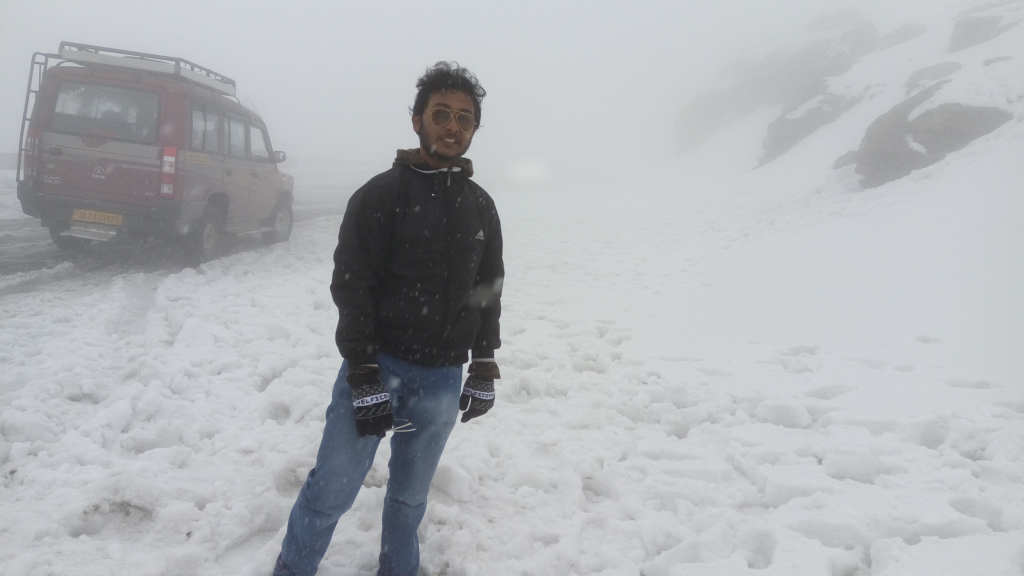
#> input picture test1.jpg, 4096 x 2304 px (shown at 1/4 size)
$ python BodyDetection.py --body haarcascade_frontalface_default.xml --image test1.jpg
#> lines starting #> are read from the running program, lines starting #| are printed output that depends on the picture
#> further down, image is the input picture: shape (2304, 4096, 3); mean B, G, R 182.7, 179.1, 176.4
### imutils1.py
import numpy as np
import cv2
def resize(image,width=None,height=None, inter=cv2.INTER_AREA):
#> called with width = 600, inter = 3
    dim=None
    (h,w)=image.shape[:2]
#> h = 2304; w = 4096
    if width is None and height is None:
        return image
    if width is None:
        r=height/float(h)
        dim=(int(w*r),height)
    else:
        r=width/float(w)
#> r = 0.146
        dim=(width,int(h*r))
#> dim = (600, 337)
    resized=cv2.resize(image,dim,interpolation=inter)
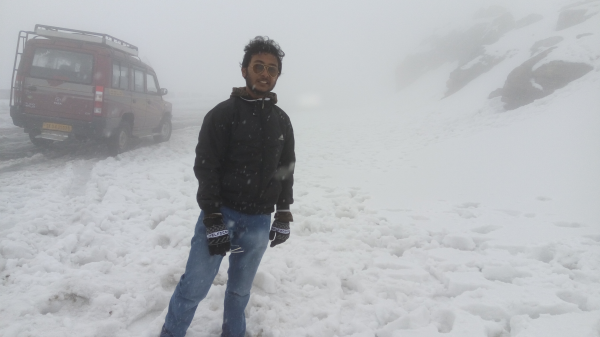
#> resized: shape (337, 600, 3); mean B, G, R 182.7, 179.1, 176.4
    return resized

# [12 lines left out: functions translate, rotate, not called in this run]

### BodyDetect.py
import cv2

class BodyDetector:
    def __init__(self,bodyCascadePath):
        self.bodyCascade=cv2.CascadeClassifier(bodyCascadePath)

    def detect(self,image, scalefactor=1.05, minneighbors=5, minsize=(30, 30)):
        rects=self.bodyCascade.detectMultiScale(image,scaleFactor=scalefactor,minNeighbors=minneighbors,minSize=minsize,flags=cv2.CASCADE_SCALE_IMAGE)
        return rects

### BodyDetection.py
from BodyDetect import BodyDetector
import cv2
import argparse
import imutils1

ap=argparse.ArgumentParser()
ap.add_argument("-f","--body",required=True,help="path to where the body cascade resides")
ap.add_argument("-i","--image",required=True,help="path to where the image file resides")
args=vars(ap.parse_args())

image=cv2.imread(args["image"])
image=imutils1.resize(image,width=600)
gray=cv2.cvtColor(image,cv2.COLOR_BGR2GRAY)
bd=BodyDetector(args["body"])
bodyRects=bd.detect(gray,scalefactor=1.01,minneighbors=1,minsize=(3,3))
#> in detect, `rects=self.bodyCascade.detectMultiScale(image,scaleFactor=scalefactor,..`: rects = [[245, 294, 35, 35], [246, 54, 37, 37], [147, 224, 52, 52], [182, 212, 96, 96]]
#> bodyRects has the same summary as rects in detect

for (x,y,w,h) in bodyRects:
    cv2.rectangle(image,(x,y),(x+w,y+h),(0,255,0),2)
#> this loop made 4 passes
#> image: shape (337, 600, 3)

cv2.imshow("Body",image)
cv2.waitKey(0)
